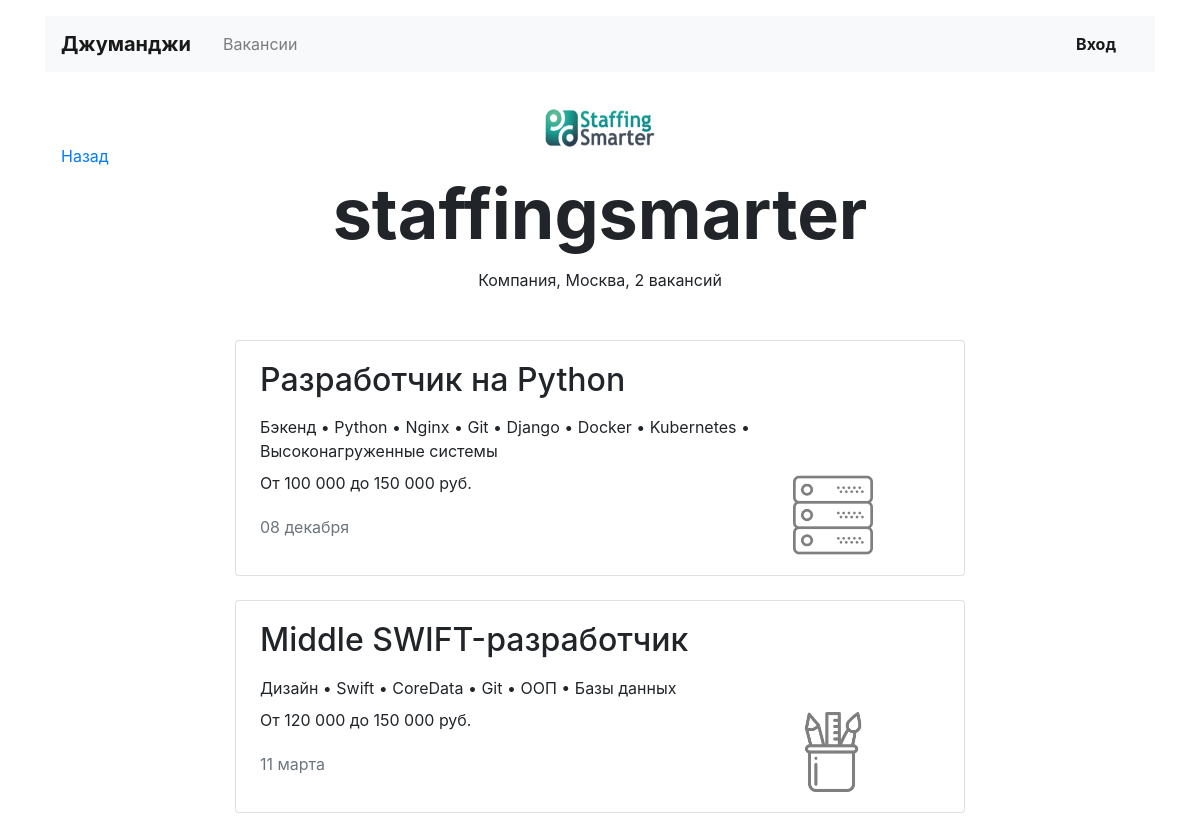
The page /companies/3/ on the database as committed earlier.
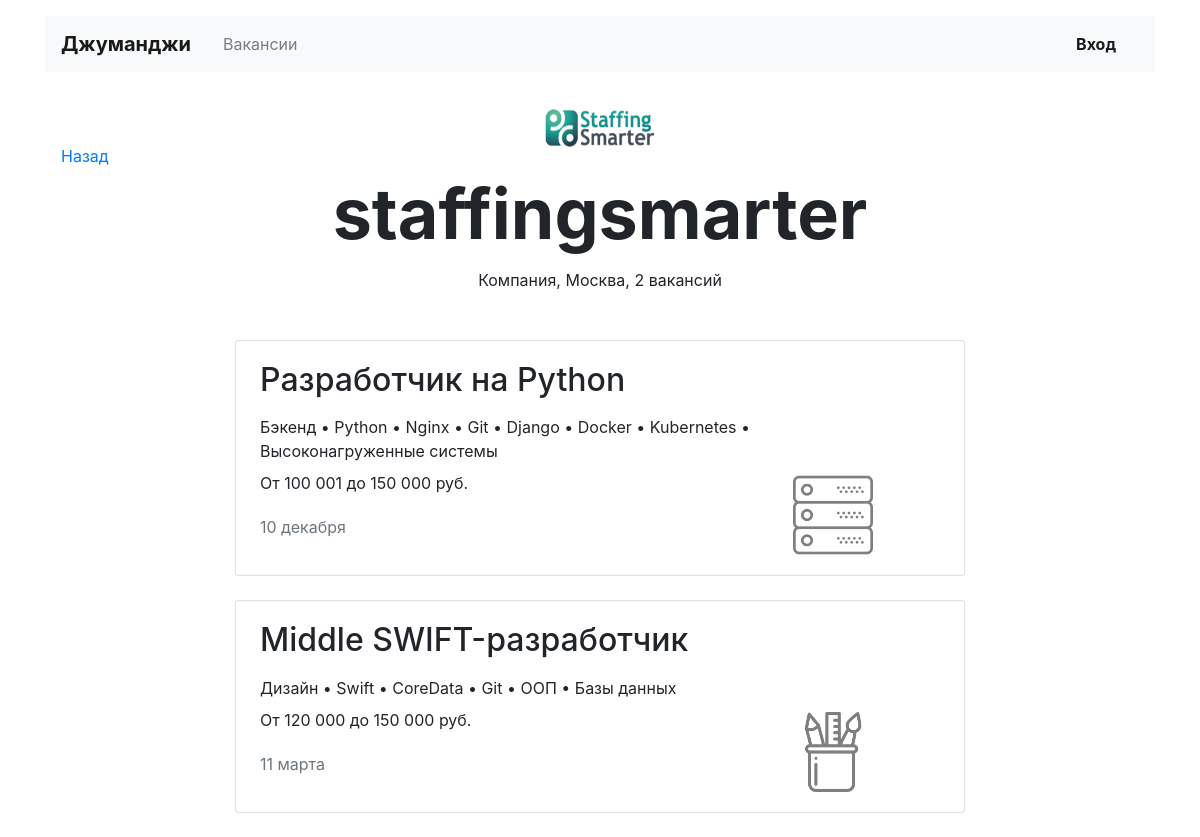
The same page on the database as committed later.
### vacancies/models.py (models this page shows, shortened)
class Company(models.Model):
    name = models.CharField(max_length=64)
    location = models.CharField(max_length=64)
    logo = models.ImageField(upload_to=MEDIA_COMPANY_IMAGE_DIR, default='https://place-hold.it/100x60')
    description = models.TextField()
    employee_count = models.CharField(max_length=20)
    owner = models.OneToOneField(User, on_delete=models.CASCADE)

class Vacancy(models.Model):
    title = models.CharField(max_length=64)
    specialty = models.ForeignKey(Specialty, on_delete=models.CASCADE, related_name='vacancies')
    company = models.ForeignKey(Company, on_delete=models.CASCADE, related_name='vacancies')
    skills = models.CharField(max_length=128)
    description = models.TextField()
    salary_min = models.IntegerField()
    salary_max = models.IntegerField()
    published_at = models.DateField()

class Specialty(models.Model):
    code = models.CharField(max_length=64)
    title = models.CharField(max_length=64)
    picture = models.ImageField(upload_to=MEDIA_SPECIALITY_IMAGE_DIR, default='https://place-hold.it/100x60')

### vacancies/views/public.py (the view)
# urls.py: path('companies/<int:id>/', public.CompanyView.as_view(), name='company'),
class CompanyView(View):
    def get(self, request, id):
        company = models.Company.objects.get(pk=id)
        company_name = company.name
        vacancies = models.Vacancy.objects.filter(company__name=company_name)
        for vacancy in vacancies:
            vacancy.skills = vacancy.skills.split(', ')
        context = {
            'company': company,
            'vacancies': vacancies,
            'count': vacancies.count(),
        }
        return render(request, 'vacancies/public/company.html', context=context)

### vacancies/templates/vacancies/public/company.html (shortened to what this page needs)
{% extends '../base.html' %}
  {% block content %}
  <main class="container mt-3">
    <div id="aside1" class="navbar mt-5">
      <p><a href="javascript:history.go(-1)">Назад</a></p>
    </div>
    <section>
      <div class="text-center">
        <img src="{{ company.logo.url }}" width="130" height="80" alt="">
      </div>
      <h1 class="h1 text-center mx-auto mt-0 pt-1" style="font-size: 70px;"><strong>{{ company.name }}</strong></h1>
      <p class="text-center pt-1">Компания, {{ company.location }}, {{ count }} вакансий</p>
      <div class="row mt-5">
        <div class="col-12 col-lg-8 offset-lg-2 m-auto">
          {% for vacancy in vacancies %}
          <div class="card mb-4">
            <div class="card-body px-4">
              <div class="row">
                <div class="col-12 col-md-8 col-lg-9">
                  <h2 class="h2 pb-2">{{ vacancy.title }}</h2>
                  <p class="mb-2">{{ vacancy.specialty.title }} &#8226 {{ vacancy.skills|join:" &#8226 " }}</p>
                  {% load humanize %}
                  <p>От {{ vacancy.salary_min|intcomma }} до {{ vacancy.salary_max|intcomma }} руб.</p>
                  <p class="text-muted pt-1">{{ vacancy.published_at|date:"d E" }}</p>
                </div>
                <div class="col-12 col-md-4 col-lg-3 d-flex align-items-end">
                 <a href="{% url 'vacancy_info' vacancy.id %}"><img src="{{ vacancy.specialty.picture.url }}" width="80" height="80" alt=""></a>
                </div>
              </div>
            </div>
          </div>
          {% endfor %}
        </div>
      </div>
    </section>
  </main>
  {% endblock %}

### vacancies/templates/vacancies/base.html (shortened to what this page needs)
<!DOCTYPE html>
<html lang="ru">
<head>
  <link rel="stylesheet" href="https://stackpath.bootstrapcdn.com/bootstrap/4.3.1/css/bootstrap.min.css">
</head>
<body>
  <header class="container mt-3">
    <nav class="navbar navbar-expand-lg navbar-light bg-light">
      <a class="navbar-brand mr-4 font-weight-bold" href="{% url '/' %}">Джуманджи</a>
      <div class="collapse navbar-collapse justify-content-between" id="navbarNav">
        <ul class="navbar-nav col-10">
          <li class="nav-item">
            <a class="nav-link" href="{% url 'vacancies' %}">Вакансии</a>
          </li>
        </ul>
        <ul class="navbar-nav col-2 justify-content-end">
          {% if user.is_authenticated %}
            <div class="btn-group">
                <button type="button" class="btn dropdown-toggle font-weight-bold" data-toggle="dropdown" aria-haspopup="true" aria-expanded="false">
                  {{ user.first_name }} {{ user.last_name }}
                </button>
                <div class="dropdown-menu dropdown-menu-right mt-3">
                  <a href="{% url 'resume' %}" class="dropdown-item py-2">Резюме</a>
                  <a href="{% url 'my_company' %}" class="dropdown-item py-2">Компания</a>
                  <a href="{% url 'logout' %}" class="dropdown-item py-2">Выйти</a>
                </div>
            </div>
          {% else %}
          <li class="nav-item active">
            <a href="{% url 'login' %}" class="nav-link font-weight-bold">Вход</a>
          </li>
          {% endif %}
        </ul>
      </div>
    </nav>
  </header>
  {% block content %} {% endblock %}
</body>
</html>

### vacancies/templates/vacancies/public/company.html (style rules this page uses)
#aside1 { position: fixed; z-index: 101; }

Rows that differ between the two databases and show on the page:
changed Vacancy "Разработчик на Python": salary_min "100 000" → "100 001"; published_at "08 декабря" → "10 декабря"
